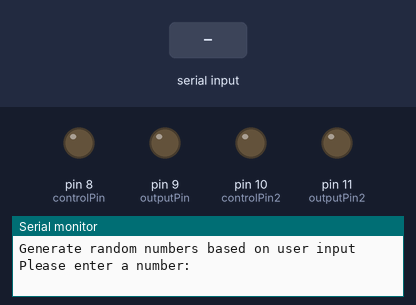
Simulated run of this sketch. Board: Arduino Uno, built with avr-gcc and run on an emulated ATmega328P. On the bench: output pins drawn as LEDs (lit = HIGH), the last lines printed to the serial monitor. The inputs (shaded band) are chosen by the test bench.

Above: at 1.2 s.
1.3 s: "90,45\n" received over Serial
At 1.45 s:
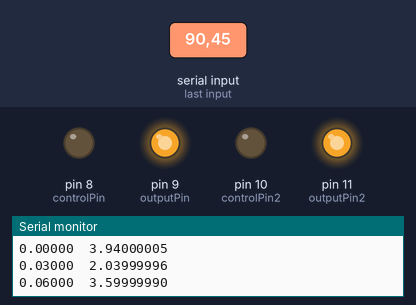
At 1.88 s:
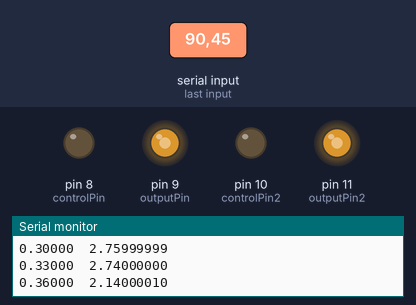
Timing chart, 0 to 10.3 s (numbered marks = the images above; inputs shaded):
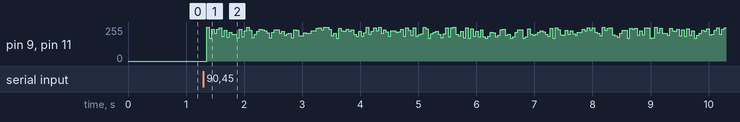

The sketch:

RNG_To_BR_Output_Data4_TwoCircuits.ino
```cpp
int i;
unsigned long b;
unsigned long a;
unsigned long a1;
unsigned long a2;
unsigned long a3;

const int LIST_SIZE = 250;
unsigned long numberList[LIST_SIZE];
float formattedList[LIST_SIZE];
//circuit 1
const int controlPin = 8;
const int outputPin = 9;
//circuit 2
const int controlPin2 = 10;
const int outputPin2 = 11;

float timeStep = 0.03;

void setup() {
  Serial.begin(9600);
  pinMode(controlPin, OUTPUT);
  pinMode(outputPin, OUTPUT);
  pinMode(controlPin2, OUTPUT);
  pinMode(outputPin2, OUTPUT);
  Serial.println("Generate random numbers based on user input");
}

void loop() {
  Serial.println("Please enter a number: ");

  while (Serial.available() == 0) {
  }

  int user_Input = Serial.parseInt();

  Serial.println("Number Entered: ");
  Serial.println(user_Input);
  Serial.println("Generating numbers...");

  i = 0;
  b = 2;

  while (i < LIST_SIZE) {
    if (b > 9999) {
      b = b / 100;
    }

    // More uniform randomness
    b = (b * 1103515245 + 12345) & 0xFFFFFFFF;
    a = ((user_Input * 7919) + (b * 65537)) % 100000;
    a1 = a * 5;
    a2 = a1 + 2;
    a3 = (a2 ^ b) + (a1 % 73);

    numberList[i] = a3;

    // Scale values to the 2.0 - 4.0 range
    formattedList[i] = 2.0 + ((a3 % 100) / 100.0) * 2.0;

    b = a3;
    i += 1;
  }

  Serial.println("\nTime (s) \t Voltage (V)");

  float currentTime = 0.0;

  for (int j = 0; j < LIST_SIZE; j++) {
    // Scale 2.0 - 4.0 to PWM range (170 - 255)
    int pwmValue = map(formattedList[j] * 100, 200, 400, 170, 255);

    Serial.print(currentTime, 5);
    Serial.print("\t");
    Serial.println(formattedList[j], 8);

    digitalWrite(controlPin, HIGH);
    digitalWrite(controlPin2, HIGH);
    analogWrite(outputPin, pwmValue);
    analogWrite(outputPin2, pwmValue);
    delay(1);
    digitalWrite(controlPin, LOW);
    digitalWrite(controlPin2, LOW);
    delay(40);

    currentTime += timeStep;
  }

  Serial.println("Output sequence complete.");
  delay(1000);
  Serial.println("__________________________________________");

  Serial.println("Press ENTER to restart...");
  while (Serial.available() == 0) {
  }
  while (Serial.available() > 0) {
    Serial.read();
  }
}
```
